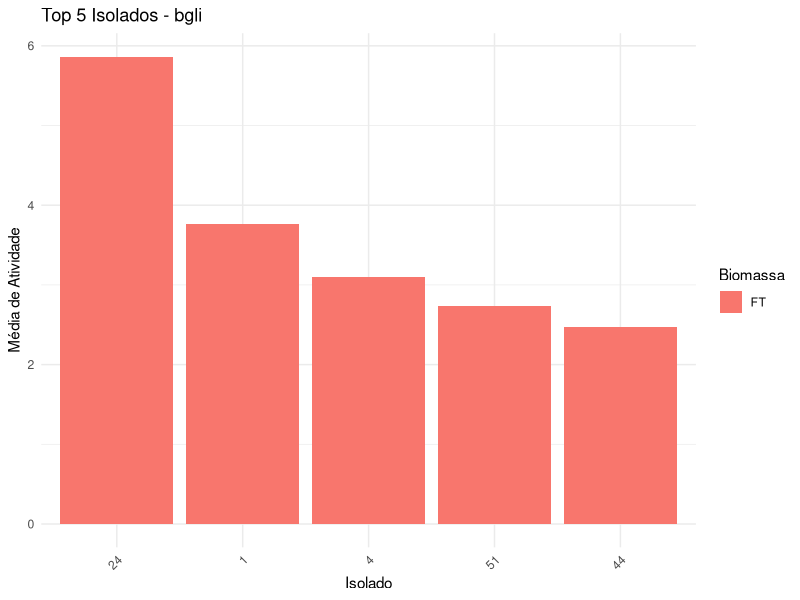
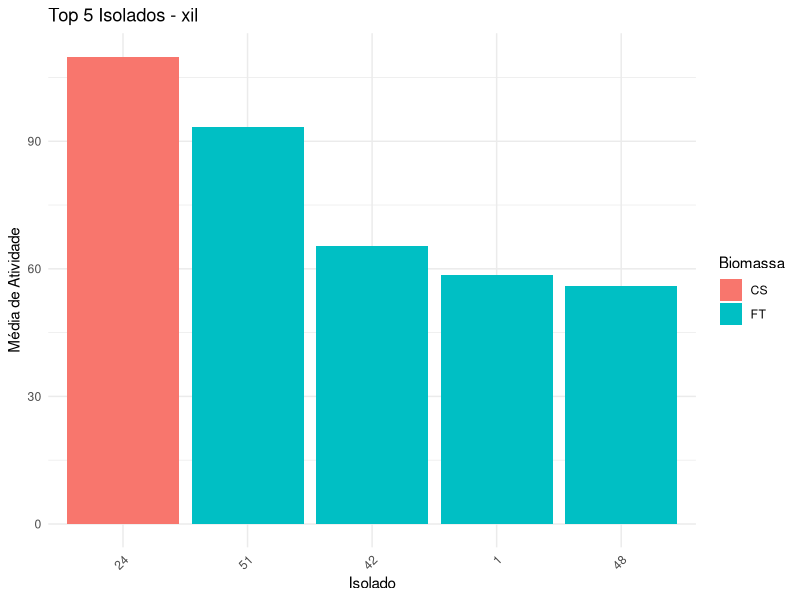
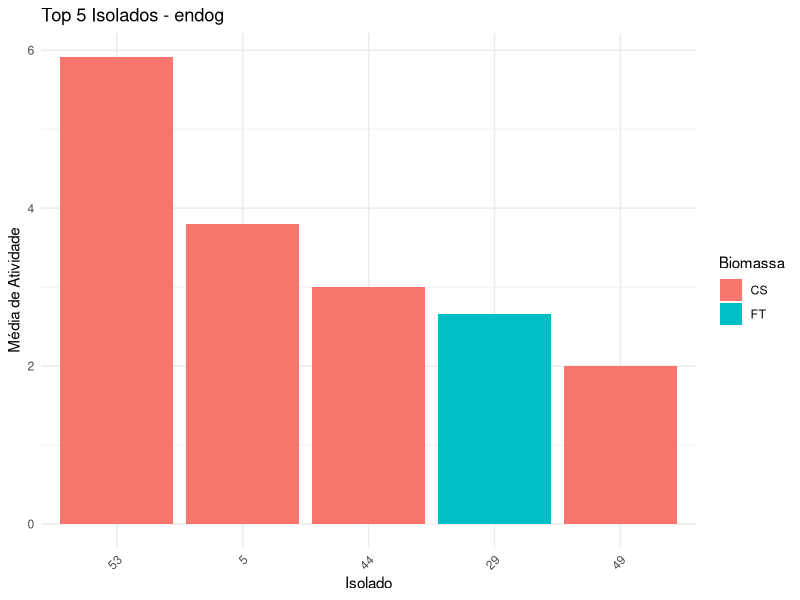
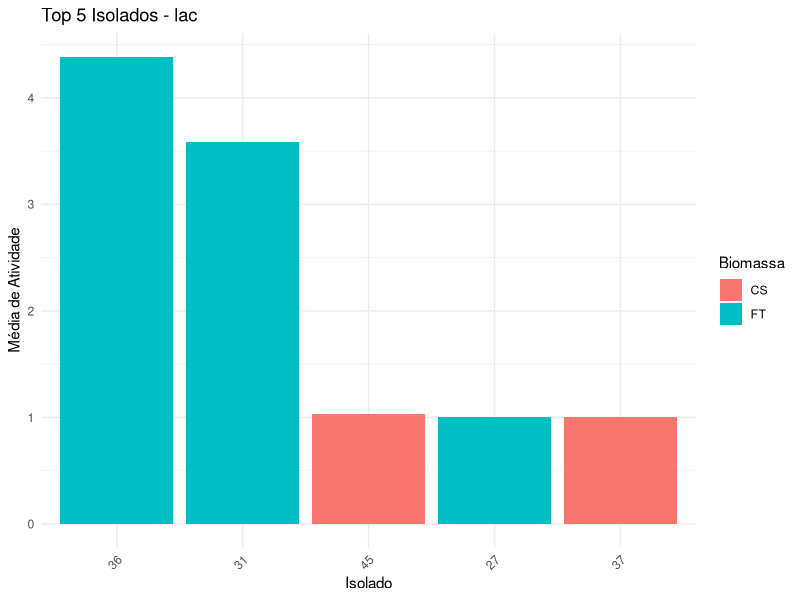
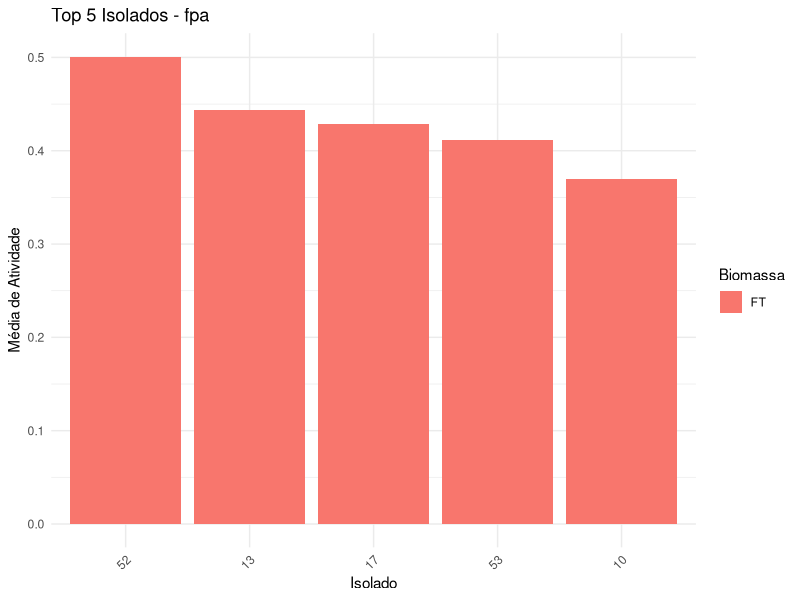
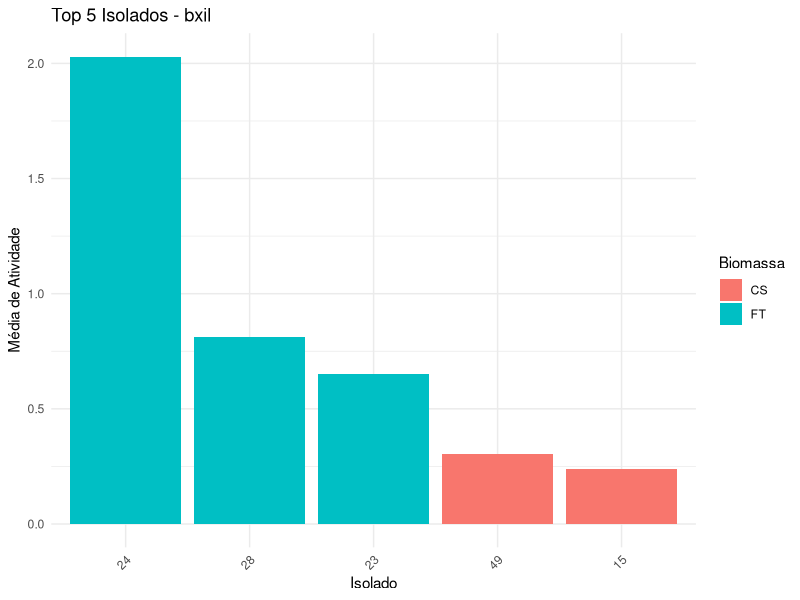
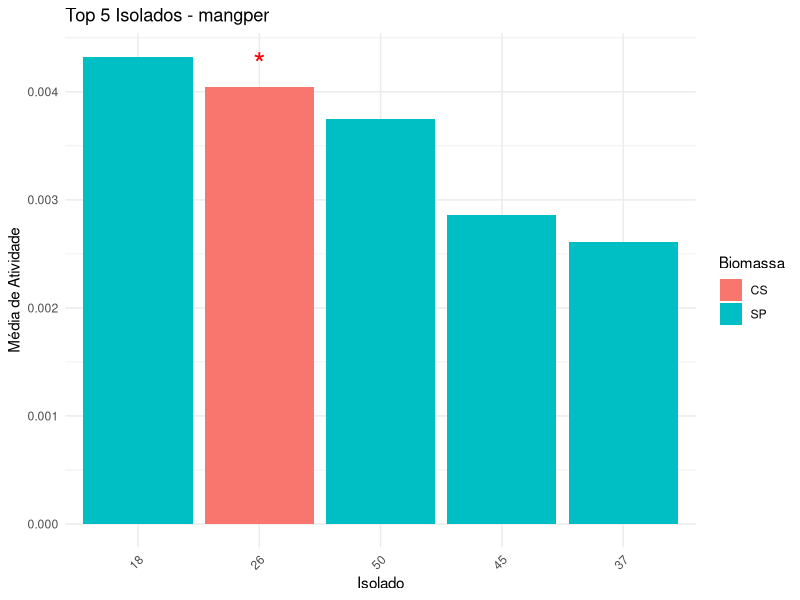
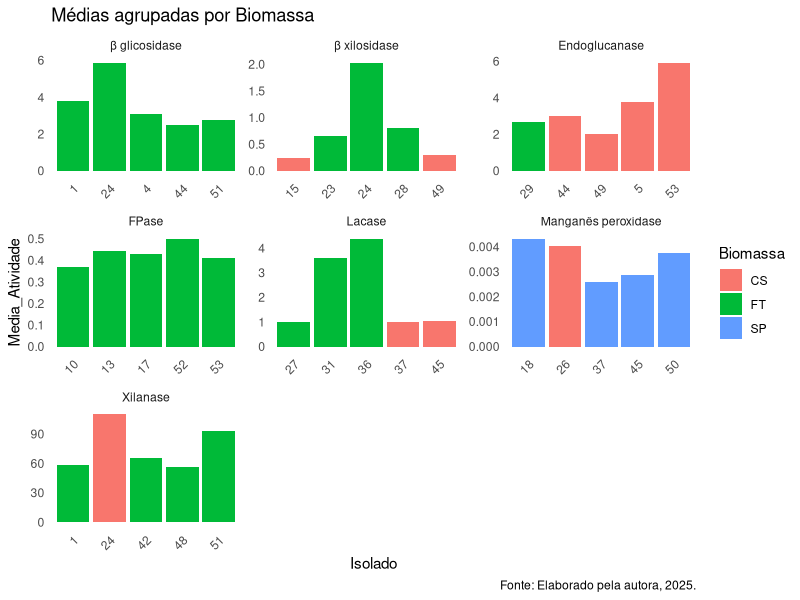

The R source for these figures, in order:
## ---- chunk 1
# Carregar pacotes necessários
library(readxl)
library(dplyr)
library(ggplot2)
library(openxlsx)

# Ler os dados
dados <- read_excel("at_enz.xlsx")

# Calcular média de atividade por Enzima, Isolado e Biomassa
media_atividade_com_biomassa <- dados %>%
  group_by(Enzima, Isolado, Biomassa) %>%
  summarise(Media_Atividade = mean(Atividade, na.rm = TRUE), .groups = "drop")

# Calcular a média geral por Enzima e Isolado (sem considerar biomassa)
media_atividade <- media_atividade_com_biomassa %>%
  group_by(Enzima, Isolado) %>%
  summarise(Media_Atividade = mean(Media_Atividade), .groups = "drop")

# Selecionar top 3 isolados por enzima
top_isolados <- media_atividade %>%
  group_by(Enzima) %>%
  slice_max(order_by = Media_Atividade, n = 3) %>%
  arrange(Enzima, desc(Media_Atividade)) %>%
  ungroup()

# Para cada top isolado, identificar qual biomassa teve maior média
biomassa_destaque <- media_atividade_com_biomassa %>%
  semi_join(top_isolados, by = c("Enzima", "Isolado")) %>%
  group_by(Enzima, Isolado) %>%
  slice_max(order_by = Media_Atividade, n = 1) %>%
  select(Enzima, Isolado, Biomassa)

# Juntar com a tabela final
resultado_final <- top_isolados %>%
  left_join(biomassa_destaque, by = c("Enzima", "Isolado"))

# Exportar para Excel
write.xlsx(resultado_final, "top_isolados_com_biomassa_destaque.xlsx")

# Criar gráficos para cada enzima
enzimas <- unique(dados$Enzima)

dir.create("graficos", showWarnings = FALSE)  # Pasta para salvar os gráficos

for (enz in enzimas) {
  dados_grafico <- dados %>%
    filter(Enzima == enz) %>%
    group_by(Isolado, Biomassa) %>%
    summarise(Media = mean(Atividade, na.rm = TRUE), .groups = "drop")
  
  p <- ggplot(dados_grafico, aes(x = factor(Isolado), y = Media, fill = Biomassa)) +
    geom_bar(stat = "identity", position = "stack") +
    labs(title = paste("Atividade média por biomassa -", enz),
         x = "Isolado",
         y = "Atividade Média") +
    theme_minimal() +
    theme(axis.text.x = element_text(angle = 45, hjust = 1))
  
  # Salvar gráfico
  ggsave(filename = paste0("graficos/", enz, "_grafico.png"),
         plot = p, width = 8, height = 5)
}

## ---- chunk 2
# Pacotes necessários
library(readxl)
library(dplyr)
library(ggpubr)
library(rstatix)
library(ggplot2)
library(openxlsx)
library(patchwork)

# Ler os dados
dados <- read_excel("at_enz.xlsx")

# Converter variáveis para fator
dados <- dados %>%
  mutate(
    Enzima = as.factor(Enzima),
    Isolado = as.factor(Isolado),
    Biomassa = as.factor(Biomassa),
    Tubo = as.factor(Tubo),
    Repeticao = as.factor(Repeticao)
  )

# Objeto para armazenar os melhores isolados por estatística e biomassa
tabela_melhores <- data.frame()

# Loop por enzima
for (enzima in unique(dados$Enzima)) {
  cat("\n\n===== Enzima:", enzima, "=====\n")
  
  subdados <- dados %>% filter(Enzima == enzima)
  
  # Calcular média da atividade por Isolado e Biomassa
  medias <- subdados %>%
    group_by(Isolado, Biomassa) %>%
    summarise(Media_Atividade = mean(Atividade, na.rm = TRUE), .groups = "drop")
  
  # Para cada isolado, escolher a biomassa com maior média
  melhores <- medias %>%
    group_by(Isolado) %>%
    slice_max(order_by = Media_Atividade, n = 1) %>%
    ungroup()
  
  # Ordenar pelo topo 5 isolados
  melhores <- melhores %>%
    arrange(desc(Media_Atividade)) %>%
    slice_head(n = 5)
  
  # Teste de normalidade
  shapiro_p <- tryCatch({
    shapiro_test(subdados, Atividade)$p
  }, error = function(e) {
    NA
  })
  
  # Teste de homogeneidade de variâncias (Levene)
  levene_p <- tryCatch({
    levene_test(subdados, Atividade ~ Isolado)$p
  }, error = function(e) {
    NA
  })
  
  cat("Shapiro-Wilk p-valor:", shapiro_p, "\n")
  cat("Levene p-valor:", levene_p, "\n")
  
  if (!is.na(shapiro_p) && !is.na(levene_p) && shapiro_p > 0.05 && levene_p > 0.05) {
    cat("→ Dados normais e homogêneos: ANOVA + Tukey\n")
    
    anova <- aov(Atividade ~ Isolado, data = subdados)
    tukey <- TukeyHSD(anova)
    
    tukey_df <- as.data.frame(tukey$Isolado)
    tukey_df$Comparacao <- rownames(tukey_df)
    
    melhor_isolado <- melhores$Isolado[1]
    
    # Isolados que diferem significativamente do melhor isolado
    comparacoes_relevantes <- tukey_df %>%
      filter(grepl(melhor_isolado, Comparacao)) %>%
      mutate(
        outro_isolado = ifelse(grepl(melhor_isolado, Comparacao),
                              sub(".*-", "", Comparacao),
                              sub("-.*", "", Comparacao)),
        signif = `p.adj` < 0.05
      )
    
    isolados_significativos <- comparacoes_relevantes %>%
      filter(signif == TRUE) %>%
      pull(outro_isolado) %>%
      unique()
    
    melhores <- melhores %>%
      mutate(asterisco = ifelse(Isolado %in% isolados_significativos, "*", ""))
    
  } else {
    cat("→ Dados não normais e/ou heterogêneos: Kruskal-Wallis + Dunn\n")
    
    kruskal <- kruskal_test(subdados, Atividade ~ Isolado)
    print(kruskal)
    
    dunn <- dunn_test(subdados, Atividade ~ Isolado, p.adjust.method = "bonferroni")
    
    melhor_isolado <- melhores$Isolado[1]
    
    # Isolados que diferem significativamente do melhor isolado (p.adj < 0.05)
    isolados_significativos <- dunn %>%
      filter((group1 == melhor_isolado | group2 == melhor_isolado) & p.adj < 0.05) %>%
      mutate(outro_isolado = ifelse(group1 == melhor_isolado, group2, group1)) %>%
      pull(outro_isolado) %>%
      unique()
    
    melhores <- melhores %>%
      mutate(asterisco = ifelse(Isolado %in% isolados_significativos, "*", ""))
  }
  
  # Gráfico
  p <- ggplot(melhores, aes(x = reorder(Isolado, -Media_Atividade), y = Media_Atividade, fill = Biomassa)) +
    geom_col() +
    geom_text(aes(label = asterisco), vjust = -0.5, size = 8, color = "red") +
    labs(title = paste("Top 5 Isolados -", enzima),
         x = "Isolado", y = "Média de Atividade", fill = "Biomassa") +
    theme_minimal() +
    theme(axis.text.x = element_text(angle = 45, hjust = 1))
  
  print(p)
  
  # Adicionar coluna de enzima para exportação
  melhores$Enzima <- enzima
  
  # Juntar na tabela final
  tabela_melhores <- bind_rows(tabela_melhores, melhores)
}

# Exportar tabela final com melhores isolados, biomassa e indicação de significância
write.xlsx(tabela_melhores, "melhores_isolados_por_estatistica.xlsx", rownames = FALSE)


## ---- chunk 3

# Gráfico facetado com todos os melhores isolados
library(readxl)
library(ggplot2)

# Ler arquivo Excel - substitua "dados.xlsx" pelo nome do seu arquivo
df <- read_excel("melhores_isolados_por_estatistica.xlsx")

# Mostrar as primeiras linhas para conferir os dados
head(df)

# Criar gráfico de barras facetado com eixos independentes
nomes_enzyme <- c(
  "xil" = "Xilanase",
  "endog" = "Endoglucanase",
  "fpa" = "FPase",
  "lac" = "Lacase",
  "bgli" = "β glicosidase",
  "bxil" = "β xilosidase",
  "mangper" = "Manganês peroxidase"
)

ggplot(df, aes(x = Isolado, y = Media_Atividade, fill = Biomassa)) +
  geom_bar(stat = "identity", position = position_dodge(width = 0.8)) +
  facet_wrap(~ Enzima, scales = "free", labeller = labeller(Enzima = nomes_enzyme)) +
  labs(
    title = "Médias agrupadas por Biomassa",
    fill = "Biomassa",
    caption = "Fonte: Elaborado pela autora, 2025."
  ) +
  theme_minimal() +
  theme(
    axis.text.x = element_text(angle = 45, hjust = 1),
    panel.grid.major = element_blank(),
    panel.grid.minor = element_blank()
  )

## ---- chunk 4
# Instalar pacotes, se ainda não tiver
if (!require(readxl)) install.packages("readxl")
if (!require(ggplot2)) install.packages("ggplot2")

library(readxl)
library(ggplot2)

# 1. Carregar o arquivo Excel
# Substitua "arquivo.xlsx" pelo nome real do seu arquivo
dados_tax <- read_excel("cap1.xlsx", sheet = 2)

# 2. Verificar as colunas (opcional)
head(dados_tax)
colnames(dados_tax)

# 3. Calcular a frequência dos filos
freq_ordem <- as.data.frame(table(dados_tax$ordem))
colnames(freq_ordem) <- c("ordem", "frequencia")

# 4. Calcular a porcentagem
freq_ordem$porcentagem <- round(100 * freq_ordem$frequencia / sum(freq_ordem$frequencia), 1)

# 5. Criar rótulo para a legenda
freq_ordem$label <- paste0(freq_ordem$ordem, " (", freq_ordem$porcentagem, "%)")

# 6. Gerar o gráfico de pizza
ggplot(freq_ordem, aes(x = "", y = frequencia, fill = label)) +
  geom_bar(stat = "identity", width = 1) +
  coord_polar("y", start = 0) +
  labs(caption = "Fonte: Betim, 2025.") +
  theme_void() +
  theme(legend.position = "right") +
  guides(fill = guide_legend(title = "Ordem"))


